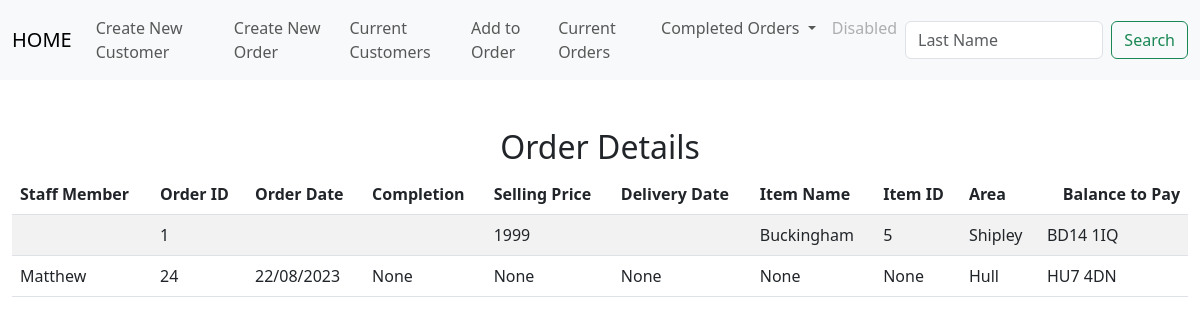
The page /list_of_orders on the database its author committed.
### tables this page shows
CREATE TABLE orders(order_id INTEGER PRIMARY KEY AUTOINCREMENT NOT NULL,  cust_id INTEGER, order_no INTEGER, item_id INTEGER, staff_member TEXT, order_date DATETIME, customer_last_name TEXT, completion TEXT, delivery_date DATETIME, item_name TEXT, item_description TEXT, colour_finish TEXT, width INTEGER, depth INTEGER, height INTEGER, extra_details TEXT, selling_price DECIMAL, del_col_take TEXT , quantity INTEGER);

CREATE TABLE customers(id INTEGER PRIMARY KEY AUTOINCREMENT NOT NULL, first_name TEXT, last_name TEXT, address_1 TEXT, address_2 TEXT, address_3 TEXT, postcode TEXT, telephone_1 TEXT, telephone_2 TEXT);

### app.py (the view)
@app.route("/list_of_orders", methods=["GET", "POST"])
def list_of_orders():
    if request.method == "POST":
        return render_template("list_of_orders.html")
    if request.method == "GET":
        ord_detail = db.execute("select * from orders join customers on orders.cust_id = customers.id;")
        return render_template("list_of_orders.html", ord_detail = ord_detail)

### app.py (called while the page is built)
@app.after_request
def after_request(response):
    response.headers["Cache-Control"] = "no-cache, no-store, must-revalidate"
    response.headers["Expires"] = 0
    response.headers["Pragma"] = "no-cache"
    return response

### templates/list_of_orders.html (shortened to what this page needs)
{% extends "layout.html" %}
{% block main %}
<div class="section">
    <h2>Order Details</h2>
    <table class="table table-striped">
        <thead>
            <tr>
                <th class="text-start">Staff Member</th>
                <th class="text-start">Order ID</th>
                <th class="text-start">Order Date</th>
                <th class="text-start">Completion</th>
                <th class="text-start">Selling Price</th>
                <th class="text-start">Delivery Date</th>
                <th class="text-start">Item Name</th>
                <th class="text-start">Item ID</th>
                <th class="text-start">Area</th>
                <th class="text-end">Balance to Pay</th>
            </tr>
        </thead>
        <tbody>
            {% for row in ord_detail %}
            <tr>
                <td class="text-start">{{ row["staff_member"] }}</td>
                <td class="text-start">{{ row["order_id"] }}</td>
                <td class="text-start">{{ row["order_date"] }}</td>
                <td class="text-start">{{ row["completion"] }}</td>
                <td class="text-start">{{ row["selling_price"] }}</td>
                <td class="text-start">{{ row["delivery_date"] }}</td>
                <td class="text-start">{{ row["item_name"] }}</td>
                <td class="text-start">{{ row["item_id"] }}</td>
                <td class="text-start">{{ row["address_3"] }}</td>
                <td class="text-start">{{ row["postcode"] }}</td>
                </tr>
            {% endfor %}
        </tbody>
    </div>
{% endblock %}

### rows shown on the page
orders: order_id "1", selling_price "1999", item_name "Buckingham", item_id "5", address_3 "Shipley", postcode "BD14 1IQ"
orders: staff_member "Matthew", order_id "24", order_date "22/08/2023", completion "None", selling_price "None", delivery_date "None", item_name "None", item_id "None", address_3 "Hull", postcode "HU7 4DN"
